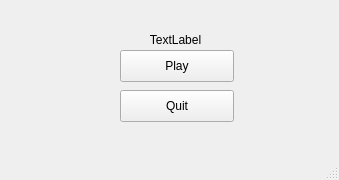
<?xml version="1.0" encoding="UTF-8"?>
<ui version="4.0">
 <class>MainWindow</class>
 <widget class="QMainWindow" name="MainWindow">
  <property name="geometry">
   <rect>
    <x>0</x>
    <y>0</y>
    <width>339</width>
    <height>180</height>
   </rect>
  </property>
  <property name="windowTitle">
   <string>MainWindow</string>
  </property>
  <widget class="QWidget" name="centralwidget">
   <widget class="QPushButton" name="pushButton">
    <property name="geometry">
     <rect>
      <x>120</x>
      <y>50</y>
      <width>114</width>
      <height>32</height>
     </rect>
    </property>
    <property name="text">
     <string>Play</string>
    </property>
   </widget>
   <widget class="QPushButton" name="pushButton_2">
    <property name="geometry">
     <rect>
      <x>120</x>
      <y>90</y>
      <width>114</width>
      <height>32</height>
     </rect>
    </property>
    <property name="text">
     <string>Quit</string>
    </property>
   </widget>
   <widget class="QLabel" name="label">
    <property name="geometry">
     <rect>
      <x>120</x>
      <y>30</y>
      <width>111</width>
      <height>20</height>
     </rect>
    </property>
    <property name="text">
     <string>TextLabel</string>
    </property>
    <property name="alignment">
     <set>Qt::AlignCenter</set>
    </property>
   </widget>
  </widget>
  <widget class="QMenuBar" name="menubar">
   <property name="geometry">
    <rect>
     <x>0</x>
     <y>0</y>
     <width>339</width>
     <height>22</height>
    </rect>
   </property>
  </widget>
  <widget class="QStatusBar" name="statusbar"/>
 </widget>
 <resources/>
 <connections/>
</ui>
